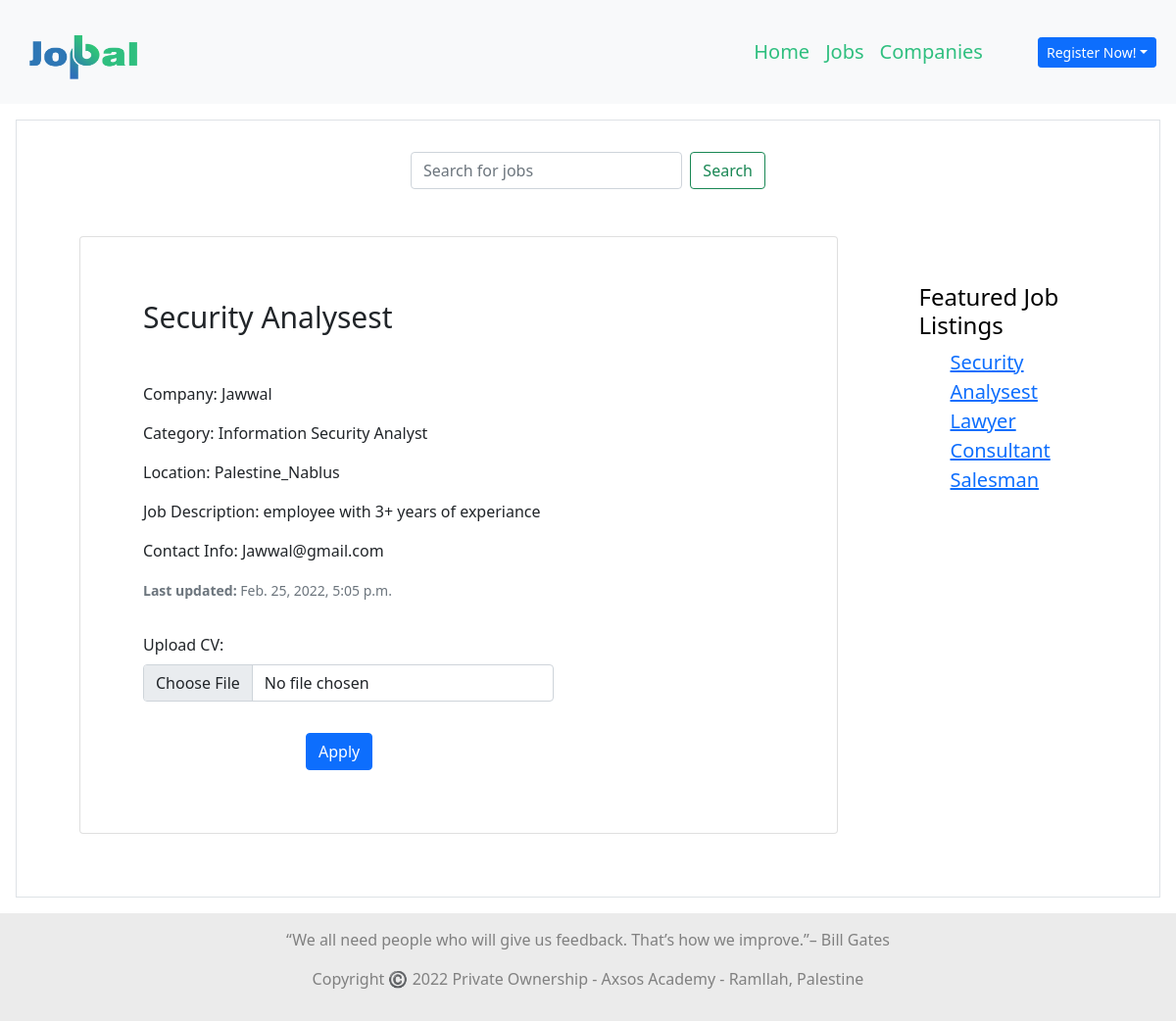
Before: /jobs/1 with the older database file.
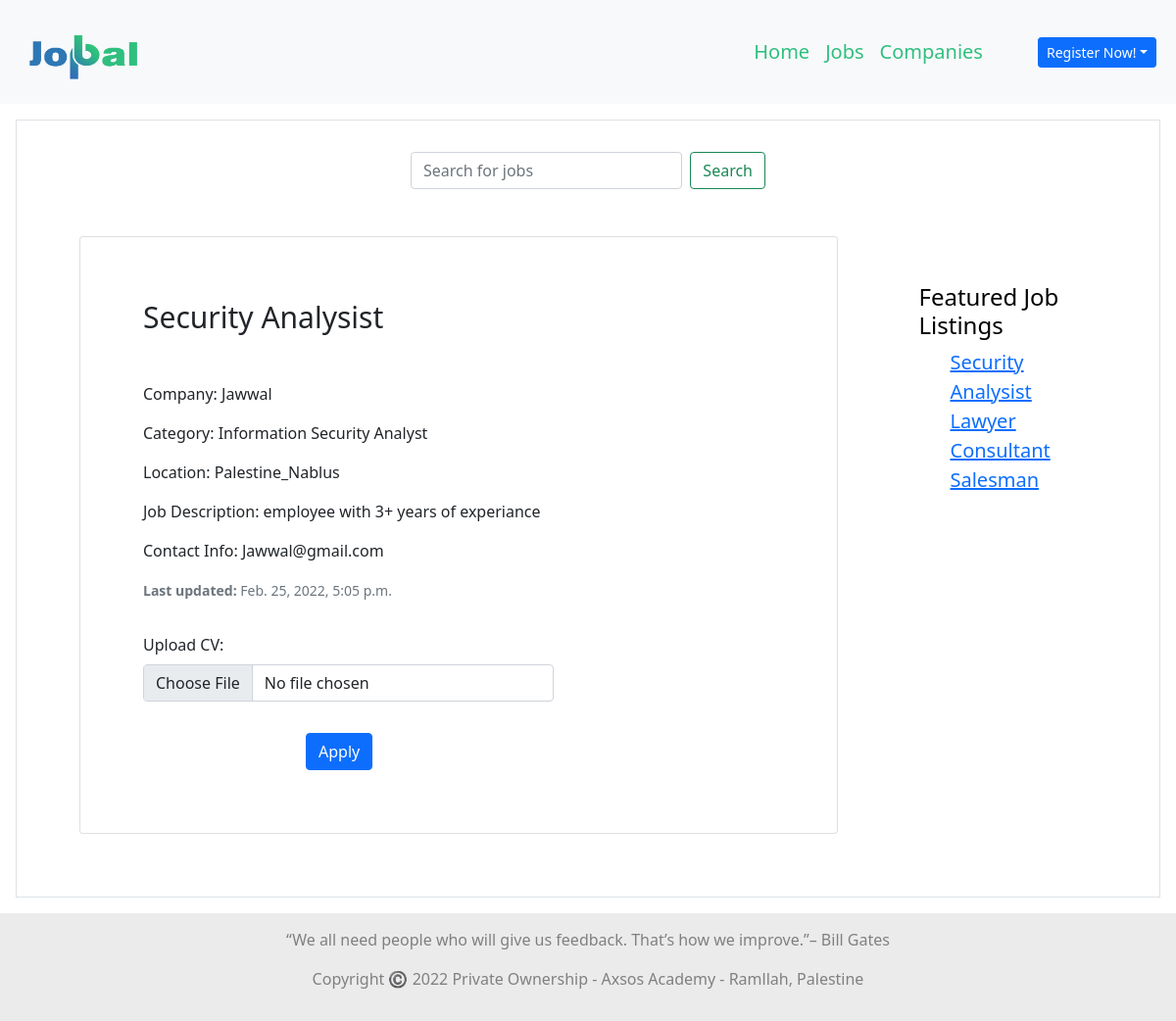
After: the same page with the newer database file.
### jobpal_app/models.py (models this page shows)
class Job(models.Model):
    title=models.CharField(max_length=90)
    desc=models.TextField()
    location=models.CharField(max_length=95)
    category=models.CharField(max_length=90)
    user_job = models.ManyToManyField(User, related_name="jobs")
    company_job=models.ForeignKey(Company, related_name="add_job", on_delete = models.CASCADE)
    created_at = models.DateTimeField(auto_now_add=True)
    updated_at = models.DateTimeField(auto_now=True)
    objects = JobManager()

### log_reg/models.py (models this page shows)
class Company(models.Model):
    company_name=models.CharField(max_length=90)
    location=models.CharField(max_length=90)
    desc=models.TextField()
    email=models.CharField(max_length=90)
    category=models.CharField(max_length=90)
    password=models.CharField(max_length=90)
    created_at = models.DateTimeField(auto_now_add=True)
    updated_at = models.DateTimeField(auto_now=True)
    objects = CompanyManager()

### jobpal_app/views.py (the view)
# urls.py: path('jobs/<int:job_id>', views.job_detail),
def job_detail(request, job_id):
    this_job = Job.objects.get(id = job_id)
    all_jobs = Job.objects.all()
    context = {
        "job": this_job,
        "jobs": all_jobs
    }
    return render (request, 'job_detail.html', context)

### jobpal_app/templates/Job_detail.html (shortened to what the changed rows need)
<!DOCTYPE html>
<html lang="en">
<head>
    {% load static %}
    <link href="https://cdn.jsdelivr.net/npm/bootstrap@5.1.3/dist/css/bootstrap.min.css" rel="stylesheet"
 />
</head>
<body>
    <div class="container-lg-fluid m-3 p-3 border">
        <div class="row">
            <div class="col-9">
                <div class="card m-5 col-11">
                    <div class="row p-5 g-0">
                        <div class="col-md-8">
                            <form action="{{job.id}}/apply" method="post">
                                <div class="card-body">
                                    <h5 class="card-title mb-5" style="font-size: 30px;">{{job.title}}</h5>
                                    <p class="card-text">Company: {{job.company_job.company_name}}</p>
                                    <p class="card-text">Category: {{job.category}}</p>
                                    <p class="card-text">Location: {{job.location}}</p>
                                    <p class="card-text">Job Description: {{job.desc}} </p>
                                    <p class="card-text">Contact Info: {{job.company_job.email}}</p>
                                    <p class="card-text"><small class="text-muted"><strong>Last updated:</strong> {{job.updated_at}}</small></p>
                                    <div class="mb-3">
                                        <label for="formFile" class="form-label mt-3">Upload CV:</label>
                                        <input class="form-control" type="file" id="formFile">
                                    </div>
                                    <div class="row justify-content-around">
                                        <div class="col-3"><button type="submit" class="btn btn-primary mt-3 text-center">Apply</button></div>
                                    </div>
                                </div>
                            </form>
                        </div>
                    </div>
                </div>
            </div>
            <div class="col-3 p-5">
                <ul style="font-size: 20px; list-style: none;">
                    {% for job in jobs%}
                        <li><a href="{{job.id}}">{{job.title}}</a></li>
                    {% endfor %}
                </ul>
            </div>
        </div>
    </div>
</body>
</html>

Changed rows visible on the page:
changed Job "Information Security Analyst": title "Security Analysest" → "Security Analysist"
